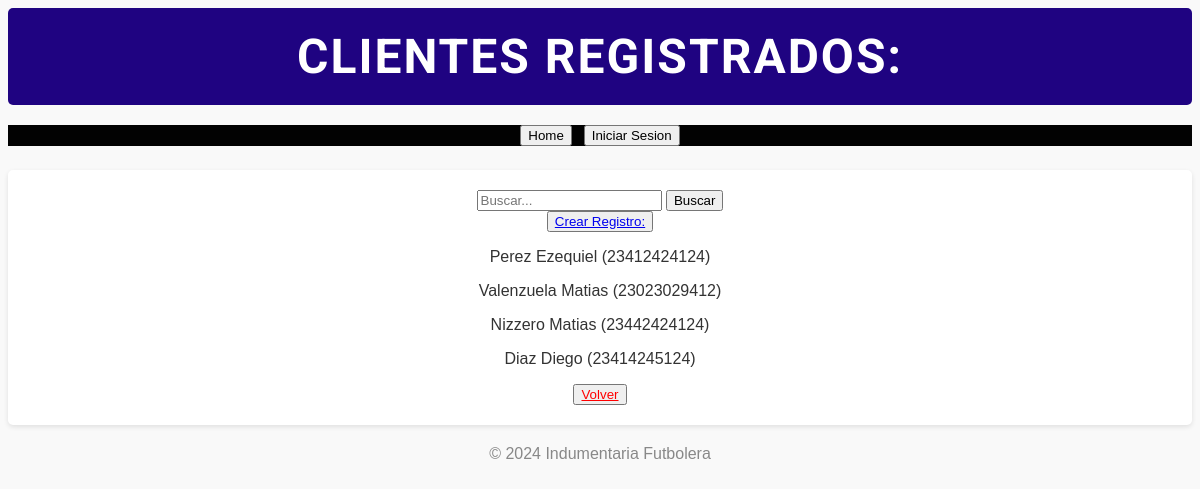
Page /cliente/list/ on the earlier database version.
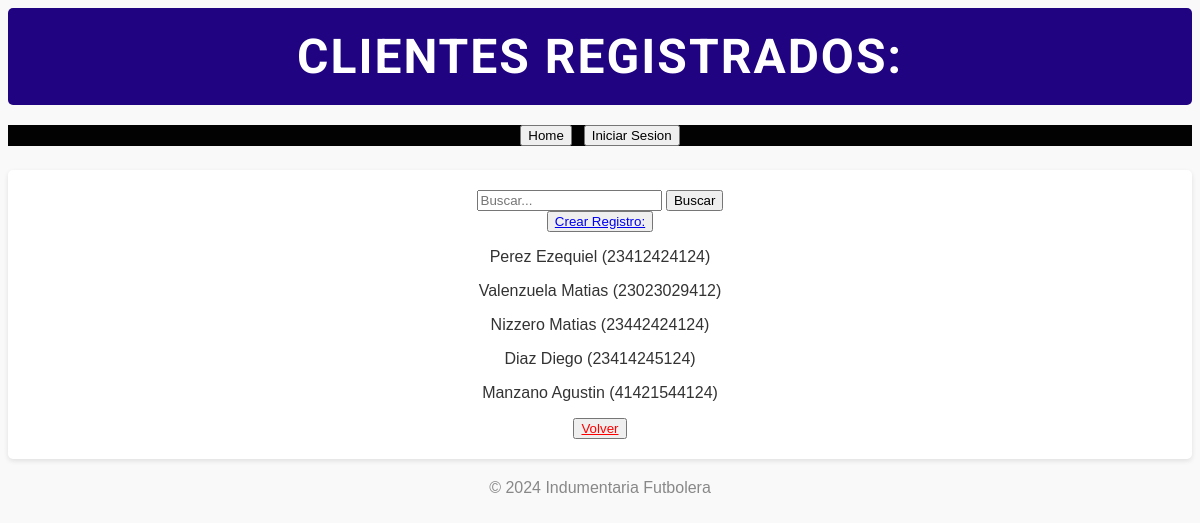
Same page on the later database version.
### servicios/models.py (models this page shows, shortened)
class Cliente(models.Model):
    nombre = models.CharField(max_length=50)
    apellido = models.CharField(max_length=50)
    celular = models.CharField(max_length=10, blank=True, null=True)
    cuit = models.CharField(max_length=11)
    domicilio = models.CharField(max_length=200)

### servicios/views.py (the view)
# urls.py: path("cliente/list/", views.cliente_list, name="cliente_list"),
def cliente_list(request):
    q = request.GET.get('q')
    if q:
        query = Cliente.objects.filter(apellido__icontains=q)
    else:
        query = Cliente.objects.all()
    context = {'object_list': query}
    return render(request, "servicios/cliente_list.html", context)

### servicios/templates/servicios/cliente_list.html
{% extends 'servicios/base.html' %}
{% block header %}
Clientes Registrados:
{% endblock header %}
{% block main %}
<form action="{% url 'cliente_list' %}" method="get">
    <input type="text" name="q" placeholder="Buscar...">
    <button type="submit">Buscar</button>
</form>
    <button>
        <a href="{% url 'cliente_create' %}">Crear Registro:</a>
    </button>
    {% for object in object_list %}
        <p> {{ object.apellido}} {{object.nombre}} ({{object.cuit}})</p>
    {% empty %}
        <p>No hay Registros.</p>
    {% endfor %}
    <button>
        <a href="{% url 'index' %}" style="color: red";>Volver</a>
    </button>
{% endblock main %}

Differences in the rows shown:
added Cliente: apellido "Manzano", nombre "Agustin", cuit "41421544124"
